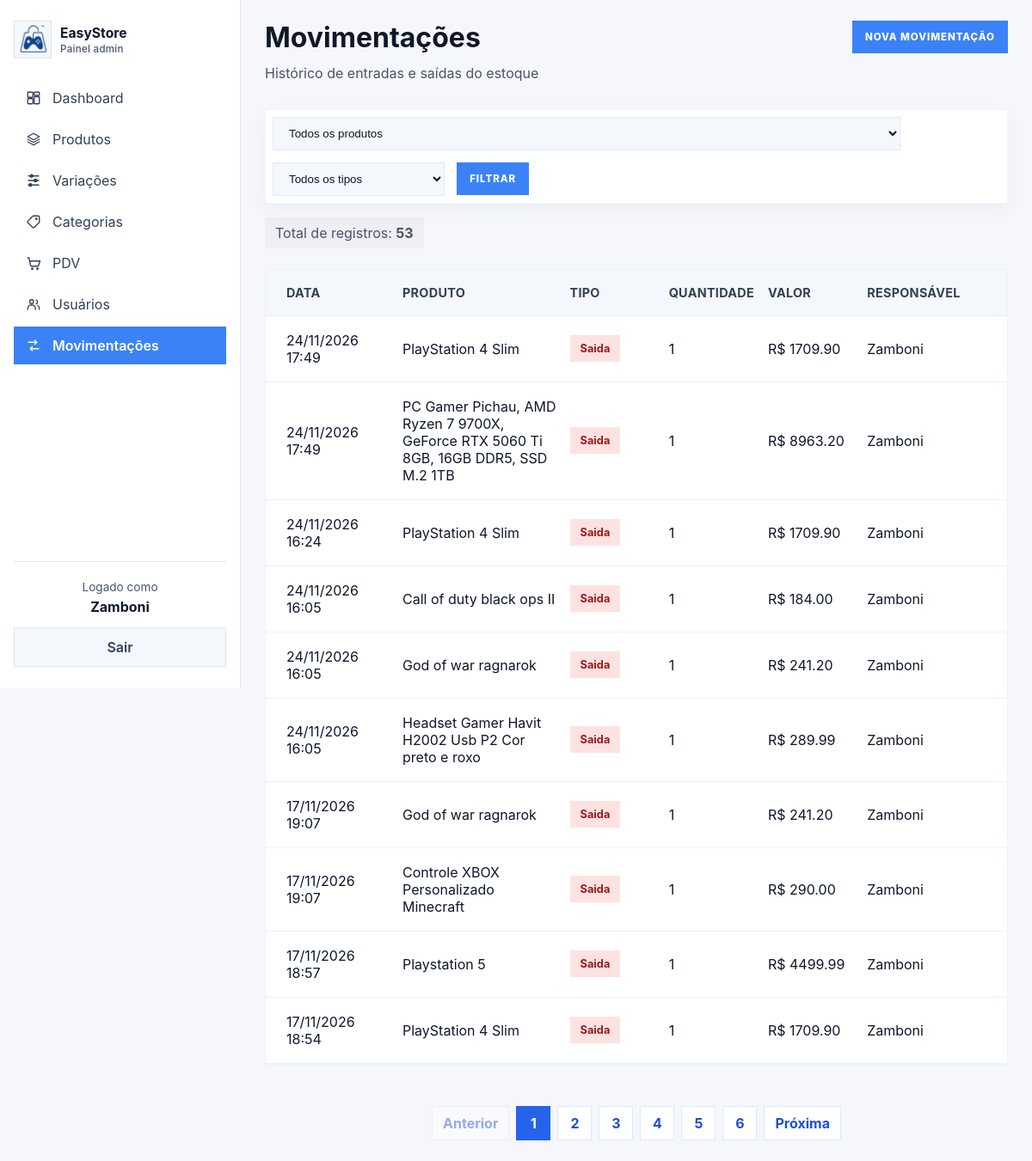
The page /movimentacoes/ (signed in) on the database as committed earlier.
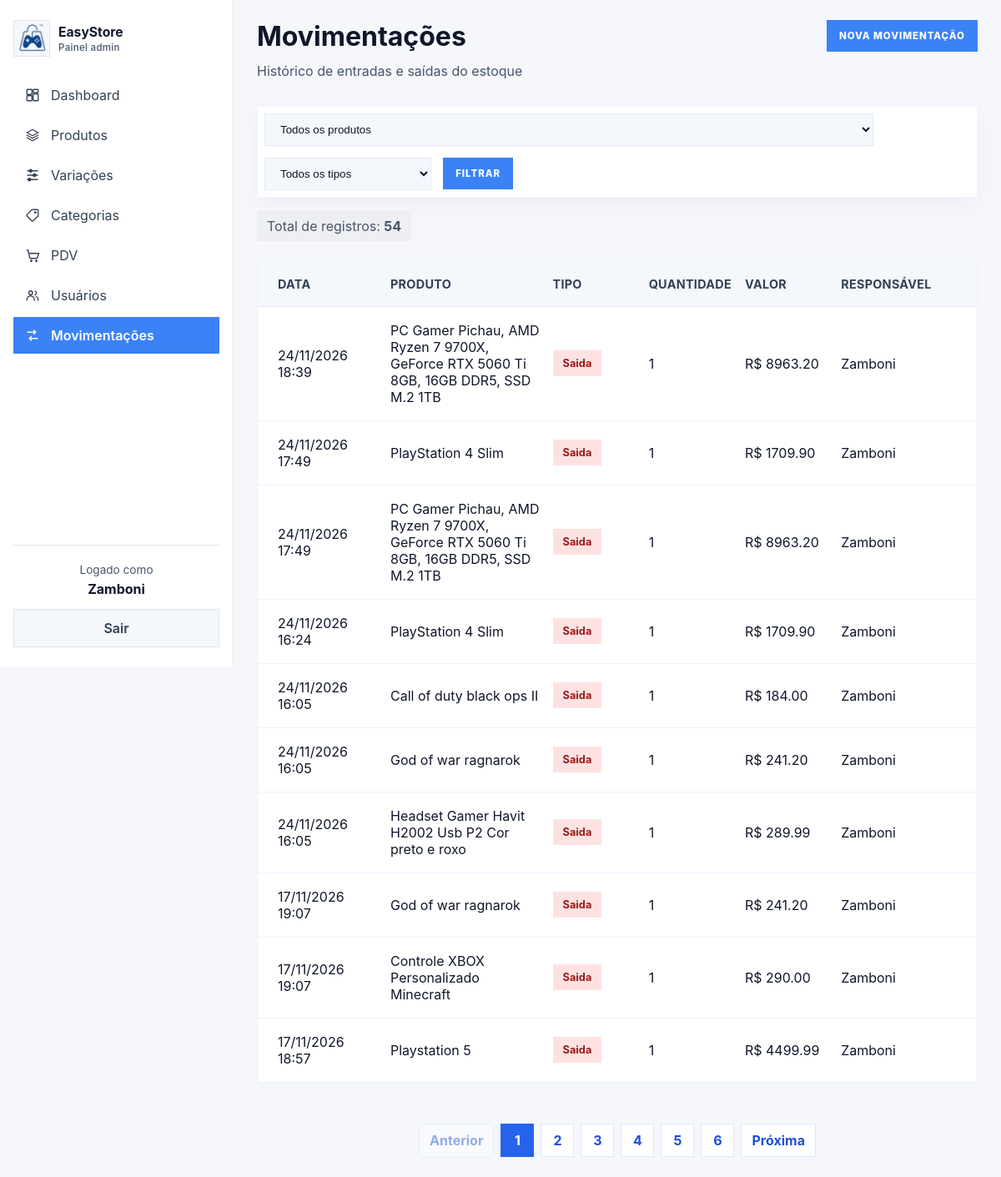
The same page on the database as committed later.
### app/models/movimentacao.py (models this page shows, shortened)
class Movimentacao(Base):
    __tablename__ = "movimentacoes"
    id = Column(Integer, primary_key=True, autoincrement=True, index=True)
    tipo = Column(Enum(Tipo_de_movimentacao), nullable=False)
    quantidade = Column(Integer, nullable=False)
    preco_unitario = Column(Float, nullable=False, default=0.0)
    observacao = Column(String(255), nullable=True)
    criando_em = Column(DateTime, server_default=func.now())
    produto_id = Column(Integer, ForeignKey("produtos.id", ondelete="CASCADE"), nullable=False)
    usuario_id = Column(Integer, ForeignKey("usuarios.id", ondelete="SET NULL"), nullable=False)
    produto = relationship(
        "Produto",
        backref=backref("movimentacoes", cascade="all, delete-orphan", passive_deletes=True),
    )
    usuario = relationship("Usuario", backref="movimentacoes")

### app/models/produto.py (models this page shows, shortened)
class Produto(Base):
    __tablename__ = "produtos"
    id = Column(Integer, primary_key=True, autoincrement=True, index=True)
    nome = Column(String(167), nullable=False, index=True)
    preco = Column(Float, nullable=False, default=0.0)
    plataforma = Column(String(100), nullable=False)
    descricao = Column(String(255), nullable=True)
    estoque_atual = Column(Integer, nullable=False, default=0)
    estoque_minimo = Column(Integer, nullable=False, default=5)
    ativo = Column(Boolean, default=True)
    imagem_path = Column(String(255), nullable=True)
    categoria_id = Column(Integer, ForeignKey("categorias.id", ondelete="SET NULL"), nullable=True)
    categoria = relationship("Categoria", back_populates="produtos")
    variacoes = relationship("ProdutoVariacao", back_populates="produto", cascade="all, delete-orphan")

### app/models/usuario.py (models this page shows)
class Usuario(Base):
    __tablename__ = "usuarios"
    id = Column(Integer, primary_key=True, autoincrement=True)
    nome = Column(String(167), nullable=False)
    email = Column(String(167), unique=True, index=True, nullable=False)
    senha_hash = Column(String(255), nullable=False)
    role = Column(String(20), nullable=False, default="operador")
    ativo = Column(Boolean, default=True)
    criado_em = Column(DateTime, server_default=func.now())
    xp_total = Column(Integer, nullable=False, default=0)
    nivel = Column(Integer, nullable=False, default=1)
    moedas_resgate = Column(Integer, nullable=False, default=0)
    cliente_perfil = relationship(
        "Cliente",
        back_populates="usuario",
        uselist=False,
    )

### app/controllers/movimentacao_controller.py (the view)
@router.get("/")
def listar_movimentacoes(
    request: Request,
    produto_id: int = 0,
    tipo: str = "",
    pagina: int = 1,
    por_pagina: int = 10,
    db: Session = Depends(get_db),
    usuario=Depends(get_admin),
):
    query = db.query(Movimentacao).order_by(Movimentacao.criando_em.desc())
    if produto_id:
        query = query.filter(Movimentacao.produto_id == produto_id)
    if tipo in {item.value for item in Tipo_de_movimentacao}:
        query = query.filter(Movimentacao.tipo == Tipo_de_movimentacao(tipo))
    total_movimentacoes = query.count()
    por_pagina = min(max(por_pagina, 1), 10)
    total_paginas = math.ceil(total_movimentacoes / por_pagina) if total_movimentacoes else 1
    pagina = min(max(pagina, 1), total_paginas)
    movimentacoes = query.offset((pagina - 1) * por_pagina).limit(por_pagina).all()
    produtos = db.query(Produto).filter(Produto.ativo == True).order_by(Produto.nome).all()
    return templates.TemplateResponse(
        request,
        "admin/movimentacoes.html",
        {
            "request": request,
            "usuario": usuario,
            "movimentacoes": movimentacoes,
            "produtos": produtos,
            "produto_id": produto_id,
            "tipo": tipo,
            "pagina": pagina,
            "por_pagina": por_pagina,
            "total_paginas": total_paginas,
            "total_movimentacoes": total_movimentacoes,
            "page_title": "Movimentações",
            "page_subtitle": "Histórico de entradas e saídas do estoque",
            "css_path": "css/movimentacoes.css",
            "active": "movimentacoes",
            "extra_button": {"href": "/movimentacoes/nova", "label": "Nova movimentação"},
        },
    )

### app/templates/admin/movimentacoes.html (shortened to what this page needs)
{% extends "admin/base.html" %}
{% block content %}
<div class="page-actions">
  <form class="search-bar" action="/movimentacoes" method="get">
    <select name="produto_id">
      <option value="0">Todos os produtos</option>
    </select>
    <select name="tipo">
      <option value="">Todos os tipos</option>
    </select>
    <button type="submit" class="btn btn-primary">Filtrar</button>
  </form>
  <span class="detail-pill">Total de registros: <strong>{{ total_movimentacoes }}</strong></span>
</div>
<div class="table-card movements-table">
  <div class="table-row header">
    <div>Data</div>
    <div>Produto</div>
    <div>Tipo</div>
    <div>Quantidade</div>
    <div>Valor</div>
    <div>Responsável</div>
  </div>
  {% for movimento in movimentacoes %}
  <div class="table-row">
    <div>{{ movimento.criando_em.strftime('%d/%m/%Y %H:%M') if movimento.criando_em else '-' }}</div>
    <div>
      <a href="/movimentacoes/produto/{{ movimento.produto_id }}">{{ movimento.produto.nome if movimento.produto else '-' }}</a>
    </div>
    <div><span class="status-badge {{ movimento.tipo.value }}">{{ movimento.tipo.value|capitalize }}</span></div>
    <div>{{ movimento.quantidade }}</div>
    <div>R$ {{ "%.2f"|format(movimento.valor_total) }}</div>
    <div>{{ movimento.usuario.nome if movimento.usuario else '-' }}</div>
  </div>
  {% else %}
  <div class="empty-state">Nenhuma movimentação encontrada.</div>
  {% endfor %}
</div>
<nav class="pagination" aria-label="Paginação de movimentações">
  <a class="pagination-link {% if pagina == 1 %}disabled{% endif %}" href="/movimentacoes?produto_id={{ produto_id }}&tipo={{ tipo }}&por_pagina={{ por_pagina }}&pagina={{ pagina - 1 }}">Anterior</a>
  {% for numero in range(1, total_paginas + 1) %}
  <a class="pagination-link {% if numero == pagina %}active{% endif %}" href="/movimentacoes?produto_id={{ produto_id }}&tipo={{ tipo }}&por_pagina={{ por_pagina }}&pagina={{ numero }}">{{ numero }}</a>
  {% endfor %}
  <a class="pagination-link {% if pagina == total_paginas %}disabled{% endif %}" href="/movimentacoes?produto_id={{ produto_id }}&tipo={{ tipo }}&por_pagina={{ por_pagina }}&pagina={{ pagina + 1 }}">Próxima</a>
</nav>
{% endblock %}

Rows that differ between the two databases and show on the page:
no longer on this page (row unchanged): Movimentacao: criando_em "17/11/2026 18:54", produto "PlayStation 4 Slim", tipo.value "Saida", quantidade "1", valor_total "1709.90", usuario "Zamboni"
added Movimentacao: criando_em "24/11/2026 18:39", produto "PC Gamer Pichau, AMD Ryzen 7 9700X, GeForce RTX 5060 Ti 8GB, 16GB DDR5, SSD M.2 1TB", tipo.value "Saida", quantidade "1", valor_total "8963.20", usuario "Zamboni"
Other text that changed with them:
{{ total_movimentacoes }}: "53" → "54"
